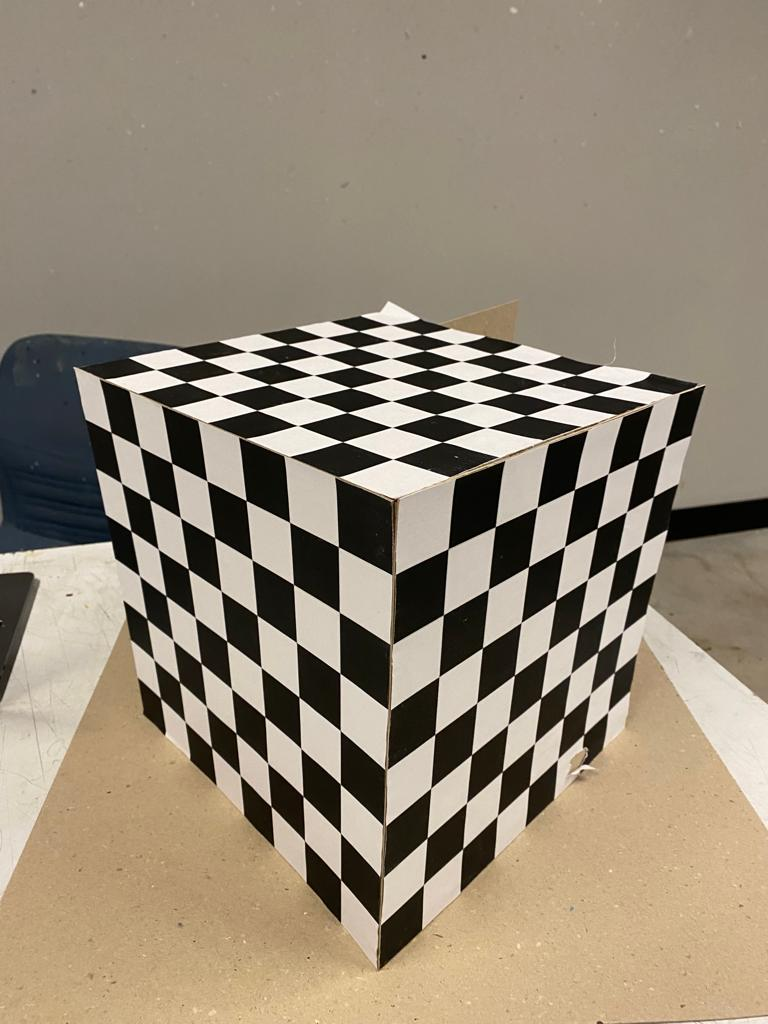
%> input picture Lab5 Data Generation for Camera Calibration/Lab5 - Images/myCalibObject.jpeg, 768 x 1024 px
$ octave lab5calibprep.m   (GNU Octave 9; MATLAB toolbox functions it lacks are replaced by stand-ins)
%> lines starting %> are read from the running program, lines starting %| are printed output that depends on the picture
img = imread("Lab5 - Images/myCalibObject.jpeg");
%> img is the input picture: size 1024x768x3 uint8; mean R, G, B 149.3, 136.9, 118.8

%convert to gray-scale
[~,~,ch] = size(img);
%> ch = 3
if (ch==3)
    img = rgb2gray(img);
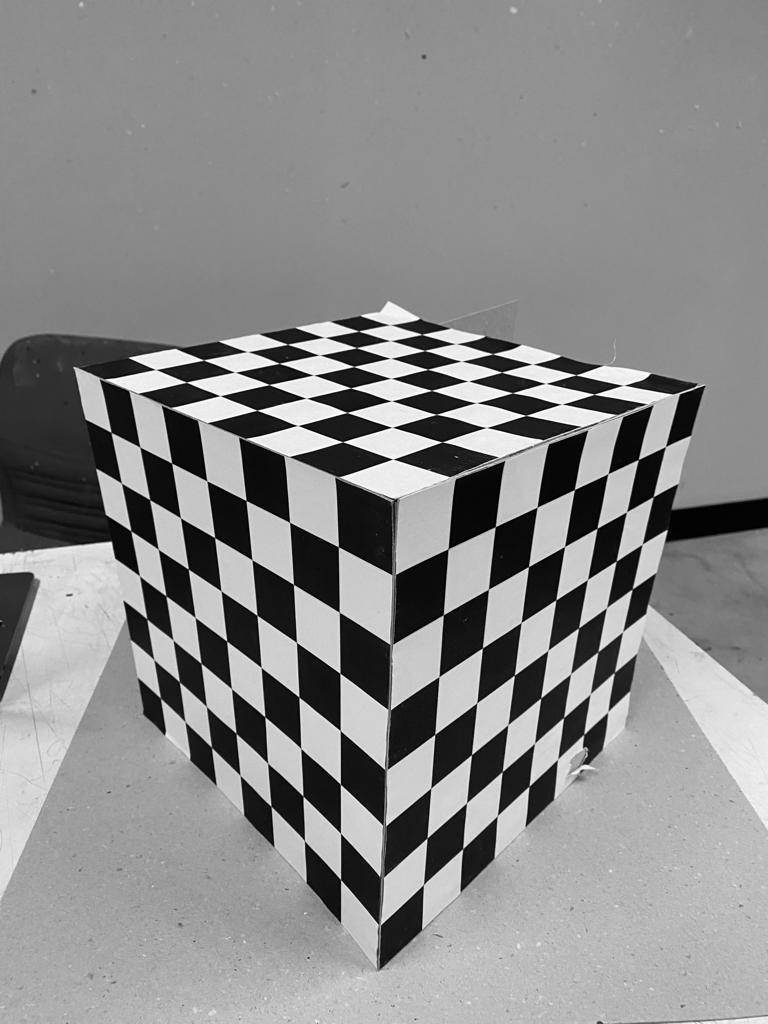
%> img: size 1024x768 uint8; min 0, max 255, mean 138.6
end

img_edges = edge(img, "LoG");
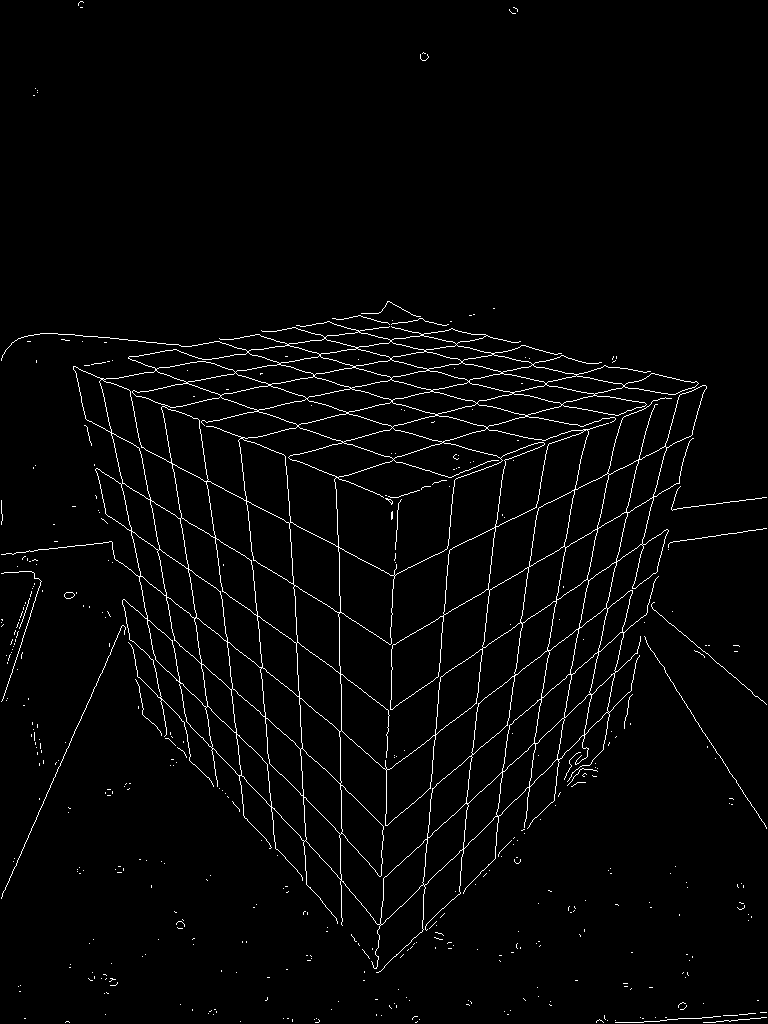
%> img_edges: size 1024x768 logical; 2.5% white in thin lines or dots

%Hough Transform
[H,theta,rho] = hough(img_edges);
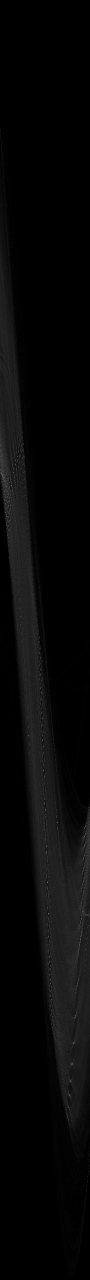
%> H: size 2559x180 double (shown at 1/2 size); min 0, max 241, mean 7.5
%> theta = 180 values from -90 to 89; rho = 2559 values from -1279 to 1279
P = houghpeaks(H,50, 'Threshold',0.5*max(H(:)));
%> P = 37 rows, first 12: [1765 95; 1542 88; 1799 165; 1646 115; 1828 97; 946 28; 1923 100; 1438 85; 2086 148; 1340 81; 1873 98; 1967 156]
houg_lines = houghlines(img_edges, theta, rho, P, 'FillGap',20,'MinLength',60);
%> houg_lines = 49 lines; longest, point1 to point2 (x, y): (653, 609) to (384, 827), (607, 367) to (286, 459), (2, 898) to (132, 607), (667, 530) to (410, 697), (589, 732) to (380, 928), (216, 536) to (246, 819)

figure;
subplot(1,3,1), imshow(img_edges), title("original grayscaled");
subplot(1,3,2), imshow(img), title("hough lines");
hold on;

for k = 1:length(houg_lines)
    xy = [houg_lines(k).point1; houg_lines(k).point2]; %beginning and ending coordinates of lines.
    plot(xy(:,1),xy(:,2),'LineWidth',2,'Color','green');
    plot(xy(1,1),xy(1,2),'x','LineWidth',2,'Color','yellow');
    plot(xy(2,1),xy(2,2),'x','LineWidth',2,'Color','red');
end
%> this loop made 49 passes
%> xy on passes 1 to 12: [281 331; 286 430], [288 476; 303 749], [607 367; 286 459], [2 898; 132 607], [224 399; 253 336], [462 858; 490 595], [208 481; 395 577], [534 744; 575 490], [584 430; 595 364], [196 346; 205 426], [216 536; 246 819], [667 530; 410 697]

img_corners = corner(img, 'harris');
%> img_corners = 200 rows, first 12: [391 460; 397 460; 440 443; 302 427; 255 411; 295 426; 347 443; 218 397; 530 567; 340 443; 351 414; 303 399]
plot(img_corners(:,1), img_corners(:,2), 's', 'MarkerSize', 4, 'MarkerEdgeColor', 'blue', 'LineWidth', 1);


subplot(1,3,3), imshow(img), title("picked lines");
%> after `title("picked lines")`:
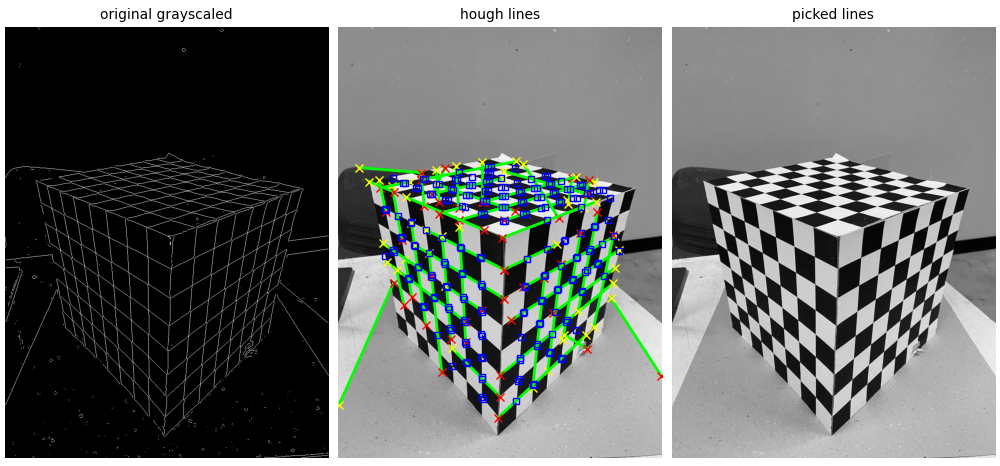
%> figure redrawn from the program's plot data, 3 panels
hold on;


line1 = houg_lines(4);
%> line1 = 1 line; point1 to point2 (x, y): (2, 898) to (132, 607)
line2 = houg_lines(12);
%> line2 = 1 line; point1 to point2 (x, y): (667, 530) to (410, 697)

% [19 lines of commented-out code are left out]


x1 = line1.point1:0.1:line1.point2;
%> x1 = 1301 values from 2 to 132
y1 = (line1.rho - x1*cosd(line1.theta))/sind(line1.theta);
%> y1 = 1301 values, max 895.4 at index 1, min 603.4 at index 1301, mean 749.4
% [37 lines of commented-out code are left out]
